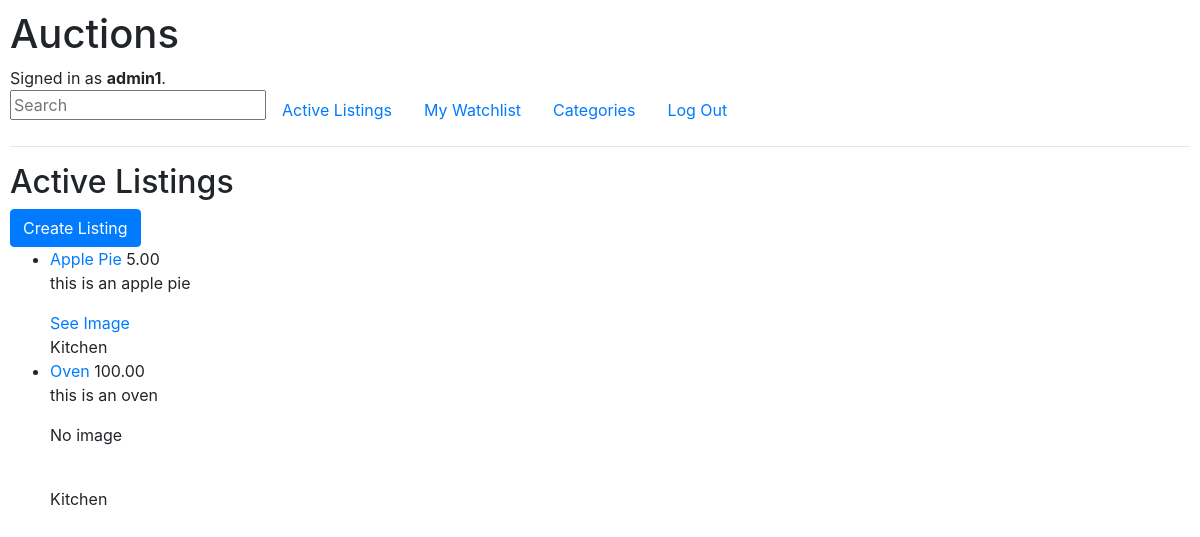
Screenshot of / (signed in) with the database file from the repository.
### auctions/models.py (models this page shows, shortened)
class User(AbstractUser):
    pass

class Listing(models.Model):
	listed_id = models.AutoField(auto_created=True, primary_key=True)
	item_name = models.CharField(max_length=64)
	item_description = models.CharField(max_length=500, default="no description")
	seller = models.CharField(max_length=64)
	buyer = models.CharField(max_length=64, default="none")
	price = models.DecimalField(max_digits=19, decimal_places=2)
	category = models.CharField(max_length=12, default="no category")
	image = models.CharField(max_length=255, default="no image")
	listing_date = models.DateField(default=0000-00-00)
	available = models.BooleanField(default=True)

### auctions/views.py (the view)
# urls.py: path("", views.index, name="index"),
def index(request):
    return render(request, "auctions/index.html", {
        "listings": Listing.objects.all()
        })

### auctions/templates/auctions/index.html
{% extends "auctions/layout.html" %}
{% block body %}
    <h2>Active Listings</h2>
    {% if user.is_authenticated %}
    	<a class="btn btn-primary" href="{% url 'create_listing' %}">Create Listing</a>
    {% else %}
    	<p>Login to Create a Listing</p>
    {% endif %}
    <ul>
    	{% for item in listings %}
    		<li><p hidden>{{ item.listed_id }}</p> <a href="{% url 'listed' item_id=item.listed_id %}">{{ item.item_name }}</a> {{ item.price }}
            <p>{{ item.item_description }}</p>
            {% if item.image %}
                <a href="{{ item.image }}" target="blank">See Image</a>
            {% else %}
                <p>No image</p>
            {% endif %}
            <br>{{ item.category }}
            </li>
    	{% empty %}
    		<li>No Listings</li>
    	{% endfor %}
    </ul>
{% endblock %}

### auctions/templates/auctions/layout.html (shortened to what this page needs)
{% load static %}
<!DOCTYPE html>
<html lang="en">
    <head>
        <link rel="stylesheet" href="https://stackpath.bootstrapcdn.com/bootstrap/4.4.1/css/bootstrap.min.css">
        <link href="{% static 'auctions/styles.css' %}" rel="stylesheet">
    </head>
    <body>
        <h1>Auctions</h1>
        <div>
            {% if user.is_authenticated %}
                Signed in as <strong>{{ user.username }}</strong>.
            {% else %}
                Not signed in.
            {% endif %}
        </div>
        <ul class="nav">
            <form action="{% url 'search' %}" method="post">
                    <input class="search" type="text" name="q" placeholder="Search">
            </form>
            <li class="nav-item">
                <a class="nav-link" href="{% url 'index' %}">Active Listings</a>
            </li>
            <li class="nav-item">
                <a class="nav-link" href="{% url 'wishlist' %}">My Watchlist</a>
            </li>
            <li class="nav-item">
                <a class="nav-link" href="{% url 'categories' %}">Categories</a>
            </li>
            {% if user.is_authenticated %}
                <li class="nav-item">
                    <a class="nav-link" href="{% url 'logout' %}">Log Out</a>
                </li>
            {% endif %}
        </ul>
        <hr>
        {% block body %}
        {% endblock %}
    </body>
</html>

### auctions/static/auctions/styles.css (style rules this page uses)
body { padding: 10px; }

### rows the page displays
User: username "admin1"
Listing: item_name "Apple Pie", price "5.00", item_description "this is an apple pie", category "Kitchen"
Listing: item_name "Oven", price "100.00", item_description "this is an oven", image "No image", category "Kitchen"
